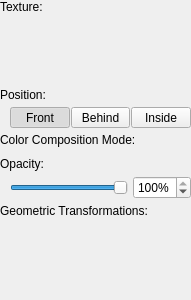
<?xml version="1.0" encoding="UTF-8"?>
<ui version="4.0">
 <class>FilterWidget</class>
 <widget class="QWidget" name="FilterWidget">
  <property name="geometry">
   <rect>
    <x>0</x>
    <y>0</y>
    <width>191</width>
    <height>300</height>
   </rect>
  </property>
  <property name="windowTitle">
   <string>Form</string>
  </property>
  <layout class="QVBoxLayout" name="verticalLayout" stretch="0,1">
   <property name="spacing">
    <number>0</number>
   </property>
   <property name="leftMargin">
    <number>0</number>
   </property>
   <property name="topMargin">
    <number>0</number>
   </property>
   <property name="rightMargin">
    <number>0</number>
   </property>
   <property name="bottomMargin">
    <number>0</number>
   </property>
   <item>
    <layout class="QVBoxLayout" name="verticalLayout_6">
     <property name="spacing">
      <number>5</number>
     </property>
     <item>
      <widget class="QLabel" name="label_4">
       <property name="text">
        <string>Texture:</string>
       </property>
      </widget>
     </item>
     <item>
      <layout class="QHBoxLayout" name="horizontalLayout_4">
       <property name="spacing">
        <number>0</number>
       </property>
       <property name="leftMargin">
        <number>10</number>
       </property>
       <item>
        <widget class="ibp::widgets::ImageButton" name="mButtonImage" native="true">
         <property name="sizePolicy">
          <sizepolicy hsizetype="Expanding" vsizetype="Preferred">
           <horstretch>0</horstretch>
           <verstretch>0</verstretch>
          </sizepolicy>
         </property>
         <property name="minimumSize">
          <size>
           <width>0</width>
           <height>64</height>
          </size>
         </property>
        </widget>
       </item>
      </layout>
     </item>
     <item>
      <widget class="QLabel" name="label_3">
       <property name="text">
        <string>Position:</string>
       </property>
      </widget>
     </item>
     <item>
      <layout class="QHBoxLayout" name="horizontalLayout_2">
       <property name="spacing">
        <number>1</number>
       </property>
       <property name="leftMargin">
        <number>10</number>
       </property>
       <item>
        <widget class="QToolButton" name="mButtonPositionFront">
         <property name="sizePolicy">
          <sizepolicy hsizetype="Preferred" vsizetype="Preferred">
           <horstretch>0</horstretch>
           <verstretch>0</verstretch>
          </sizepolicy>
         </property>
         <property name="text">
          <string>Front</string>
         </property>
         <property name="checkable">
          <bool>true</bool>
         </property>
         <property name="checked">
          <bool>true</bool>
         </property>
         <property name="autoExclusive">
          <bool>true</bool>
         </property>
         <property name="class" stdset="0">
          <string>cFlatOptionButton</string>
         </property>
         <attribute name="buttonGroup">
          <string notr="true">buttonGroup</string>
         </attribute>
        </widget>
       </item>
       <item>
        <widget class="QToolButton" name="mButtonPositionBehind">
         <property name="sizePolicy">
          <sizepolicy hsizetype="Preferred" vsizetype="Preferred">
           <horstretch>0</horstretch>
           <verstretch>0</verstretch>
          </sizepolicy>
         </property>
         <property name="text">
          <string>Behind</string>
         </property>
         <property name="checkable">
          <bool>true</bool>
         </property>
         <property name="autoExclusive">
          <bool>true</bool>
         </property>
         <property name="class" stdset="0">
          <string>cFlatOptionButton</string>
         </property>
         <attribute name="buttonGroup">
          <string notr="true">buttonGroup</string>
         </attribute>
        </widget>
       </item>
       <item>
        <widget class="QToolButton" name="mButtonPositionInside">
         <property name="sizePolicy">
          <sizepolicy hsizetype="Preferred" vsizetype="Preferred">
           <horstretch>0</horstretch>
           <verstretch>0</verstretch>
          </sizepolicy>
         </property>
         <property name="text">
          <string>Inside</string>
         </property>
         <property name="checkable">
          <bool>true</bool>
         </property>
         <property name="autoExclusive">
          <bool>true</bool>
         </property>
         <property name="class" stdset="0">
          <string>cFlatOptionButton</string>
         </property>
         <attribute name="buttonGroup">
          <string notr="true">buttonGroup</string>
         </attribute>
        </widget>
       </item>
      </layout>
     </item>
     <item>
      <widget class="QLabel" name="label">
       <property name="text">
        <string>Color Composition Mode:</string>
       </property>
      </widget>
     </item>
     <item>
      <layout class="QHBoxLayout" name="horizontalLayout">
       <property name="spacing">
        <number>0</number>
       </property>
       <property name="leftMargin">
        <number>10</number>
       </property>
       <item>
        <widget class="ibp::widgets::ColorCompositionModeComboBox" name="mComboColorCompositionMode" native="true"/>
       </item>
      </layout>
     </item>
     <item>
      <widget class="QLabel" name="label_2">
       <property name="text">
        <string>Opacity:</string>
       </property>
      </widget>
     </item>
     <item>
      <layout class="QHBoxLayout" name="horizontalLayout_3">
       <property name="spacing">
        <number>5</number>
       </property>
       <property name="leftMargin">
        <number>10</number>
       </property>
       <item>
        <widget class="QSlider" name="mSliderOpacity">
         <property name="maximum">
          <number>100</number>
         </property>
         <property name="value">
          <number>100</number>
         </property>
         <property name="orientation">
          <enum>Qt::Horizontal</enum>
         </property>
        </widget>
       </item>
       <item>
        <widget class="QSpinBox" name="mSpinOpacity">
         <property name="suffix">
          <string>%</string>
         </property>
         <property name="maximum">
          <number>100</number>
         </property>
         <property name="value">
          <number>100</number>
         </property>
        </widget>
       </item>
      </layout>
     </item>
     <item>
      <widget class="QLabel" name="label_5">
       <property name="text">
        <string>Geometric Transformations:</string>
       </property>
      </widget>
     </item>
     <item>
      <layout class="QHBoxLayout" name="horizontalLayout_5">
       <property name="spacing">
        <number>5</number>
       </property>
       <property name="leftMargin">
        <number>10</number>
       </property>
       <item>
        <widget class="ibp::widgets::AffineTransformationList" name="mWidgetAffineTransformationsList" native="true"/>
       </item>
      </layout>
     </item>
    </layout>
   </item>
   <item>
    <spacer name="verticalSpacer">
     <property name="orientation">
      <enum>Qt::Vertical</enum>
     </property>
     <property name="sizeHint" stdset="0">
      <size>
       <width>0</width>
       <height>0</height>
      </size>
     </property>
    </spacer>
   </item>
  </layout>
 </widget>
 <customwidgets>
  <customwidget>
   <class>ibp::widgets::ImageButton</class>
   <extends>QWidget</extends>
   <header>imagebutton.h</header>
   <container>1</container>
  </customwidget>
  <customwidget>
   <class>ibp::widgets::ColorCompositionModeComboBox</class>
   <extends>QWidget</extends>
   <header>colorcompositionmodecombobox.h</header>
   <container>1</container>
  </customwidget>
  <customwidget>
   <class>ibp::widgets::AffineTransformationList</class>
   <extends>QWidget</extends>
   <header>affinetransformationlist.h</header>
   <container>1</container>
  </customwidget>
 </customwidgets>
 <resources/>
 <connections/>
 <buttongroups>
  <buttongroup name="buttonGroup"/>
 </buttongroups>
</ui>
